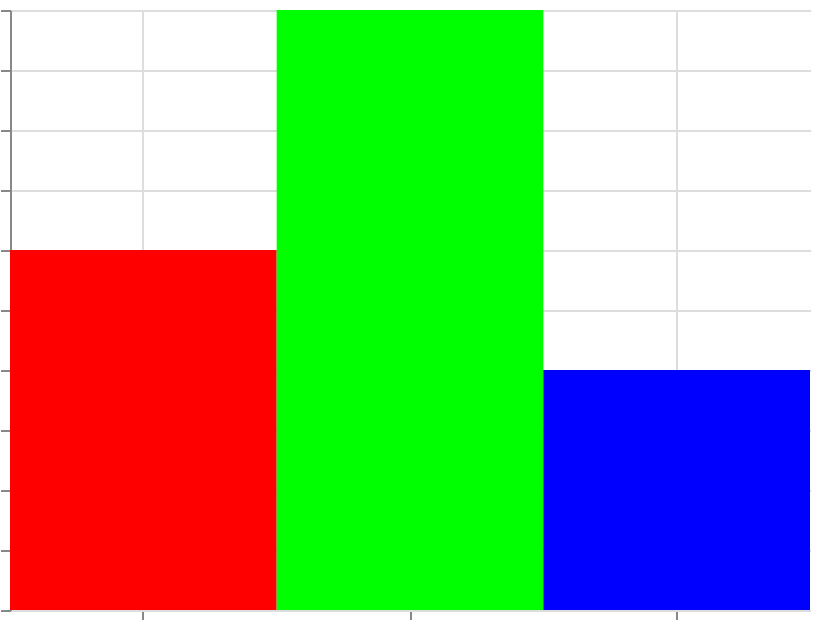

Here is the Vega-Lite specification saved for this chart:
### Vega specification from a JSON file in a GitHub repository (floating-point values rounded to 4 significant figures)
{"$schema": "https://vega.github.io/schema/vega/v6.json", "width": 400, "height": 300, "padding": 5, "autosize": "none", "data": [{"name": "table", "values": [{"cat": "A", "val": 3}, {"cat": "B", "val": 5}, {"cat": "C", "val": 2}]}], "scales": [{"name": "x", "type": "band", "domain": {"data": "table", "field": "cat", "sort": true}, "range": "width"}, {"name": "y", "type": "linear", "domain": {"data": "table", "field": "val"}, "range": [{"signal": "height"}, 0], "zero": true, "nice": true}, {"name": "color", "type": "ordinal", "domain": {"data": "table", "field": "cat", "sort": true}, "range": ["#ff0000", "#00ff00", "#0000ff"]}], "marks": [{"type": "rect", "from": {"data": "table"}, "encode": {"update": {"x": {"scale": "x", "field": "cat"}, "width": {"scale": "x", "band": 1}, "y": {"scale": "y", "field": "val"}, "y2": {"scale": "y", "value": 0}, "fill": {"scale": "color", "field": "cat"}}}}], "axes": [{"scale": "x", "orient": "bottom", "grid": true, "labels": false}, {"scale": "y", "orient": "left", "grid": true, "labels": false}], "legends": [{"fill": "color"}]}
